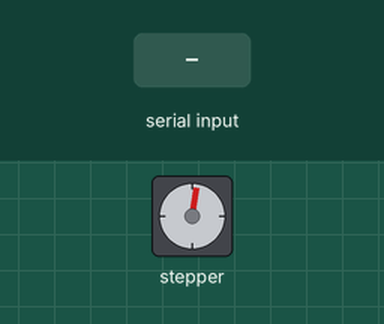
Recording of a sketch running on a simulated Arduino Uno, built with avr-gcc and run on an emulated ATmega328P. On the bench: stepper motor. Wiring (inferred from the names in the program): stepper motor (2048 steps per turn assumed): coils pin 8, pin 9, pin 10, pin 11. The inputs (shaded band) are chosen by the test bench.

Above: at 1.4 s.
1.5 s: "2" received over the second serial link
At 4.12 s:
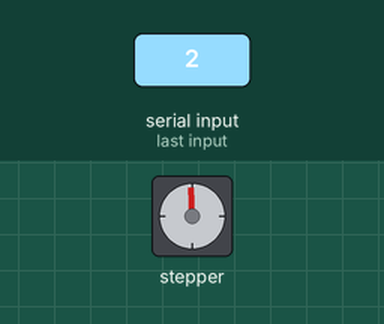
4.5 s: "4" received over the second serial link
7.5 s: "1" received over the second serial link
At 9.2 s:
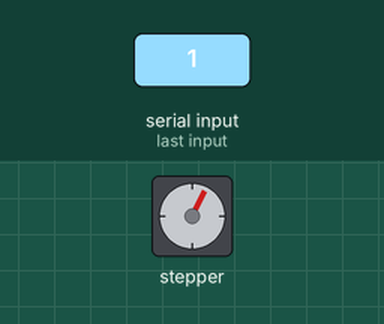
10.0 s: "6" received over the second serial link
13.0 s: "3" received over the second serial link
At 13.0 s:
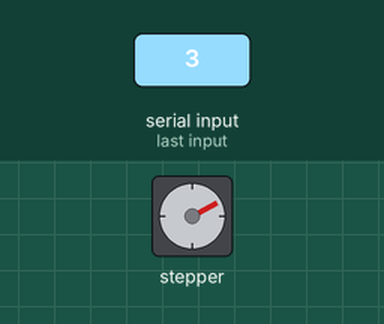
Timing chart, 0 to 28.3 s (numbered marks = the images above; inputs shaded):
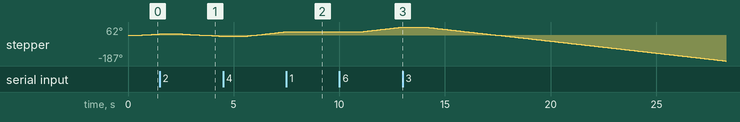

Measured:
- after the input at 10.0 s, stepper: keeps turning clockwise at about 18°/s, starting after 1.0 s

The sketch:

Practica4.ino
```cpp
#include <SoftwareSerial.h>

// Configuración del módulo Bluetooth
SoftwareSerial bluetooth(0, 1); // RX = 0, TX = 1

// Definición de pines para las conexiones del motor de pasos
const int IN1 = 8; // Pin de control IN1 conectado al pin 8 de Arduino
const int IN2 = 9; // Pin de control IN2 conectado al pin 9 de Arduino
const int IN3 = 10; // Pin de control IN3 conectado al pin 10 de Arduino
const int IN4 = 11; // Pin de control IN4 conectado al pin 11 de Arduino

// Variables para la consola
String command = ""; // Variable para almacenar el comando recibido por Bluetooth
int stepDelay = 10; // Tiempo de espera entre pasos (en milisegundos), ajustado a 10ms

// Secuencia de pasos completa para el motor (8 pasos)
int stepsFull[8][4] =
{
  {1, 0, 0, 0},
  {1, 1, 0, 0},
  {0, 1, 0, 0},
  {0, 1, 1, 0},
  {0, 0, 1, 0},
  {0, 0, 1, 1},
  {0, 0, 0, 1},
  {1, 0, 0, 1}
};

// Secuencia de pasos para modo de torque aumentado (4 pasos)
int stepsTorque[4][4] =
{
  {1, 0, 0, 1},
  {0, 1, 0, 1},
  {0, 1, 1, 0},
  {1, 0, 1, 0}
};

// Variables para controlar el modo, dirección y estado del motor
bool fullStepMode = true; // Modo de pasos completos (true) o torque aumentado (false)
bool clockwise = true; // Dirección de movimiento (true = horario, false = antihorario)
bool isMoving = true; // Estado del motor (true = en movimiento, false = detenido)

void setup()
{
  // Configuración de los pines como salidas
  pinMode(IN1, OUTPUT);
  pinMode(IN2, OUTPUT);
  pinMode(IN3, OUTPUT);
  pinMode(IN4, OUTPUT);

  // Iniciar la comunicación serial a 9600 baudios para el módulo Bluetooth HC-05
  bluetooth.begin(9600);
  // Mensaje inicial en la consola para indicar los comandos disponibles
  bluetooth.println("Ingrese:");
  bluetooth.println("'1. Horario PasoCompleto'");
  bluetooth.println("'2. Antihorario PasoCompleto'");
  bluetooth.println("'3. Horario Torque'");
  bluetooth.println("'4. Antihorario Torque'");
  bluetooth.println("'5. Combinado Horario'");
  bluetooth.println("'6. Combinado Antihorario'");
  bluetooth.println("'7. Parar'");
  bluetooth.println("'8. Continuar'");
}

void loop()
{
  // Comprobar si hay datos recibidos por el módulo Bluetooth
  if (bluetooth.available())
  {
    command = bluetooth.readString(); // Leer el comando enviado desde la app
    command.trim(); // Eliminar espacios en blanco al principio y al final
    handleCommand(command); // Llamar a la función para manejar el comando
  }

  // Ejecutar el movimiento solo si el motor está en movimiento
  if (isMoving)
  {
    // Mover el motor según el modo de operación
    moveMotor(fullStepMode ? stepsFull : stepsTorque, fullStepMode ? 8 : 4);
  }
}

// Función para manejar los comandos recibidos
void handleCommand(String cmd)
{
  if (cmd == "1")
  {
    clockwise = true; // Dirección horaria
    fullStepMode = true; // Paso completo
    bluetooth.println("Modo: Paso Completo, Dirección: Horario");
  }
  else if (cmd == "2")
  {
    clockwise = false; // Dirección antihoraria
    fullStepMode = true; // Paso completo
    bluetooth.println("Modo: Paso Completo, Dirección: Antihorario");
  }
  else if (cmd == "3")
  {
    clockwise = true; // Dirección horaria
    fullStepMode = false; // Torque aumentado
    bluetooth.println("Modo: Torque aumentado, Dirección: Horario");
  }
  else if (cmd == "4")
  {
    clockwise = false; // Dirección antihoraria
    fullStepMode = false; // Torque aumentado
    bluetooth.println("Modo: Torque aumentado, Dirección: Antihorario");
  }
  else if (cmd == "5")
  {
    clockwise = true; // Dirección horaria
    fullStepMode = false; // Modo combinado
    bluetooth.println("Modo: Combinado, Dirección: Horario");
  }
  else if (cmd == "6")
  {
    clockwise = false; // Dirección antihoraria
    fullStepMode = false; // Modo combinado
    bluetooth.println("Modo: Combinado, Dirección: Antihorario");
  }
  else if (cmd == "7")
  {
    isMoving = false; // Detener el movimiento
    bluetooth.println("Motor detenido");
  }
  else if (cmd == "8")
  {
    isMoving = true; // Continuar el movimiento
    bluetooth.println("Motor en movimiento");
  }
  else
  {
    bluetooth.println("Comando no reconocido"); // Mensaje si el comando no coincide
  }
}

// Función para mover el motor según la secuencia de pasos
void moveMotor(int steps[][4], int stepCount)
{
  // Iterar sobre la cantidad de pasos especificada
  for (int i = 0; i < stepCount; i++)
  {
    // Calcular el índice según la dirección del movimiento
    int idx = clockwise ? i : (stepCount - 1 - i);

    // Establecer los pines de salida según la secuencia de pasos
    digitalWrite(IN1, steps[idx][0]);
    digitalWrite(IN2, steps[idx][1]);
    digitalWrite(IN3, steps[idx][2]);
    digitalWrite(IN4, steps[idx][3]);

    // Esperar un tiempo determinado antes de continuar al siguiente paso
    delay(stepDelay);

    // Comprobar si hay un nuevo comando antes de completar el ciclo de pasos
    if (bluetooth.available())
    {
      command = bluetooth.readString(); // Leer el nuevo comando
      command.trim(); // Eliminar espacios en blanco
      handleCommand(command); // Manejar el nuevo comando
      break; // Salir del bucle si hay un nuevo comando
    }
  }
}
```
